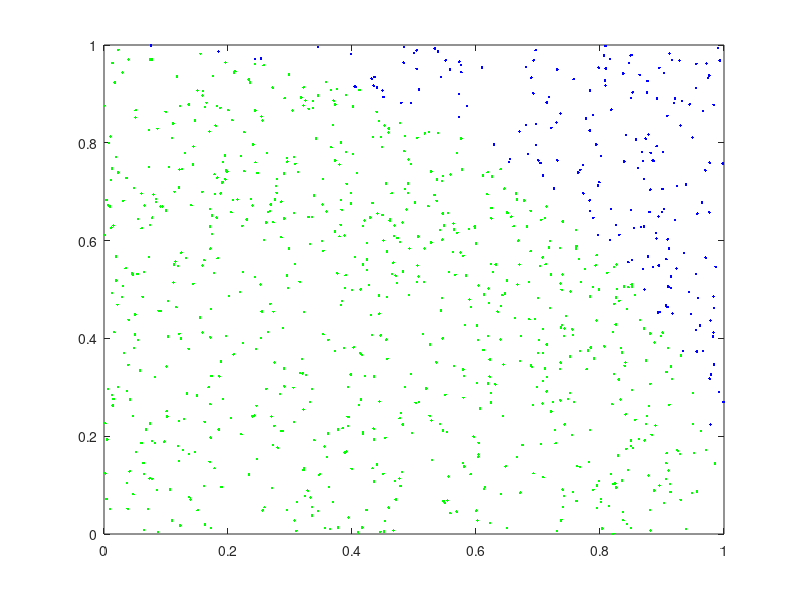

Reproduce this figure in MATLAB. (Note: this script raises an error after producing the figure.)
clear all;
clc;
R=1;
%promien = @(x) sqrt(R^2-x.^2);
X=rand(1000,1);
Y=rand(1000,1);
A=0;
B=0;
figure(1)
for i = 1:1000
if(sqrt(X(i)^2+Y(i)^2)<=1)
    A=A+1;
    plot(X(i),Y(i),'g--.')
else
    B=B+1;
    plot(X(i),Y(i),'b--.')
end
hold on;
end
A
B
pi=4*A/1000
p=0.5
f= @(x) fun(x,p)
X=[];
for k = 1:1000
    x=rand(1);
    y=3*rand(1);
    if y<= f(x)
        X=[X,x]
    end
end
figure(2)
h=histogram(X)
h.Normalization = 'probability';
hold on;
X=rand(1000,1);
figure(3)
for o = 1:10
    if(sqrt(o*X(i)^2)<=1)
    A=A+1;
    else
    B=B+1;
    end
    (A/(A+B))    
end
function [func] = fun(x,p)
    if x<=p
        func=2*x/p;
    else
        func=2*(1-x)/(1-p);
    end
end

